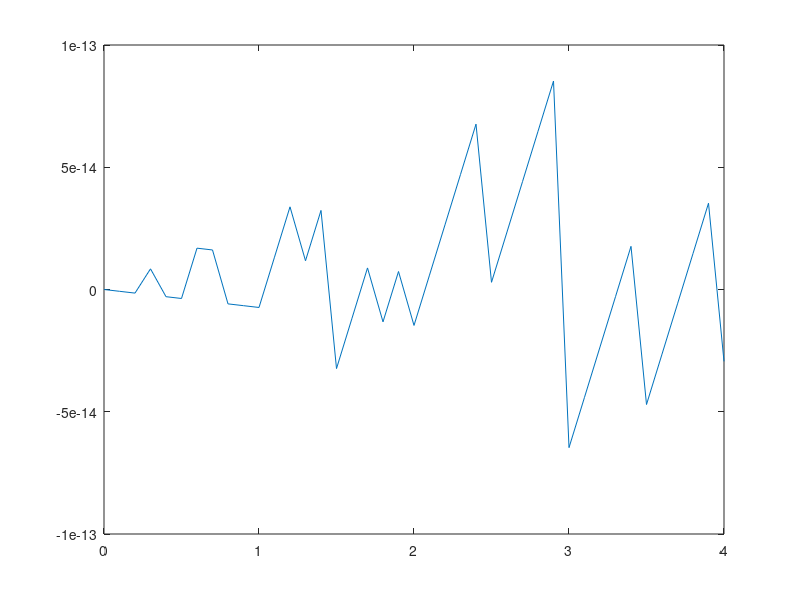

Here is the MATLAB script that generated this plot:
clc
clear all
close all

A = 3;
t = 0:0.1:4;
f = 10;

%Sin wave code - Continuous
%f(x) = A*sin(2*pi*f*t)
f_t = A * sin(2*pi*f*t)
figure(1);
plot(t, f_t);